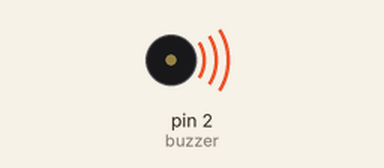
Recording of a sketch running on a simulated Arduino Uno, built with avr-gcc and run on an emulated ATmega328P. Shown: buzzer (waves = sounding).

Above: at 0.2 s.
Timing chart, 0 to 3.0 s (numbered marks = the images above):
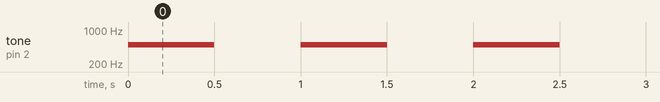

Measured:
- by itself, tone on pin 2 (buzzer): alternates 500 Hz for 0.50 s and silent for 0.50 s

The sketch:

sound.ino
```cpp
int buzzer = 2;
void setup() {
  // put your setup code here, to run once:
  pinMode(buzzer,OUTPUT);
}

void loop() {
  // put your main code here, to run repeatedly:
  tone(buzzer,500);
  delay(500);
  noTone(buzzer);
  delay(500);
}
```
